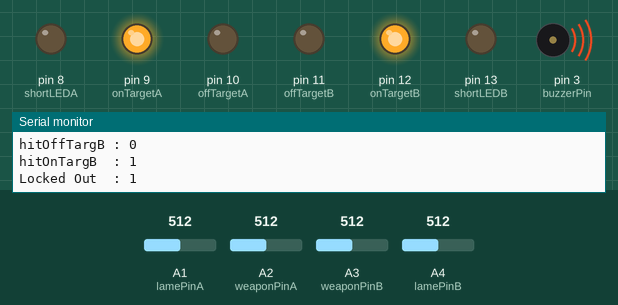
A sketch run on a simulated Arduino Uno, built with avr-gcc and run on an emulated ATmega328P. On the bench: output pins drawn as LEDs (lit = HIGH), buzzer (waves = sounding, pin HIGH), the last lines printed to the serial monitor. The test bench sets the inputs (shaded band); at power-on: A1 (lamePinA) = 512, A2 (weaponPinA) = 512, A3 (weaponPinB) = 512, A4 (lamePinB) = 512.

Above: at 4.3 s.
4.4 s: A1 (lamePinA) set to 408
7.4 s: A1 (lamePinA) set to 389
At 12.5 s:
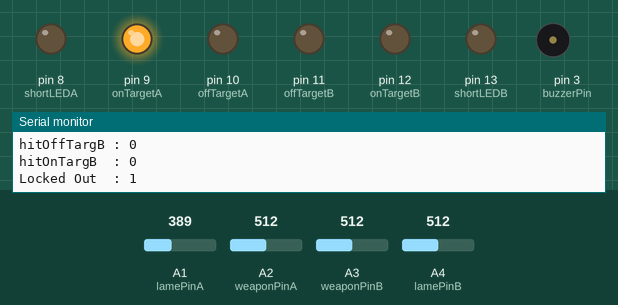
13.4 s: A1 (lamePinA) set to 410
At 15.3 s:
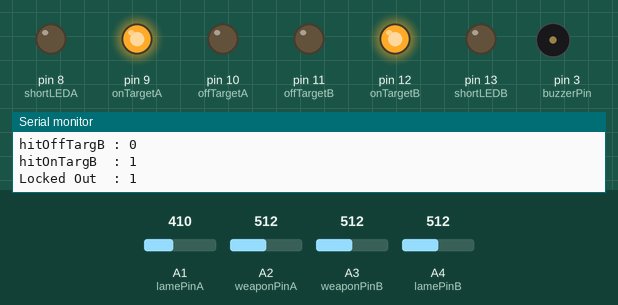
16.1 s: A2 (weaponPinA) set to 417
18.2 s: A2 (weaponPinA) set to 389
At 21.0 s:
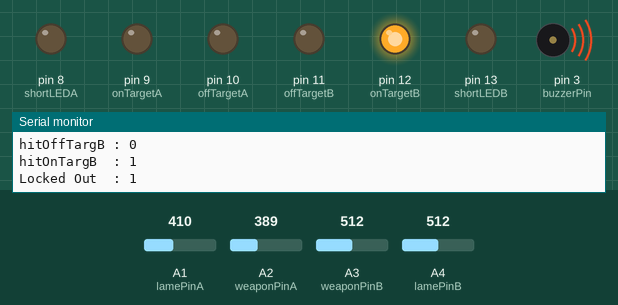
21.2 s: A2 (weaponPinA) set to 410
At 24.6 s:
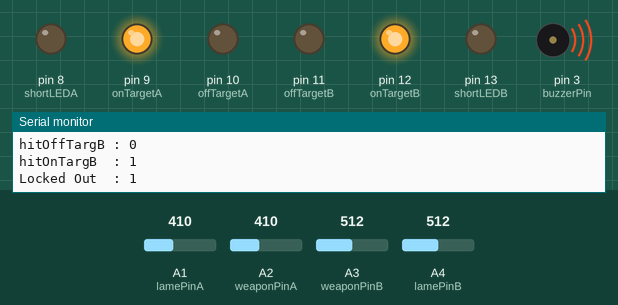
Timing chart, 0 to 25.2 s (numbered marks = the images above; inputs shaded):
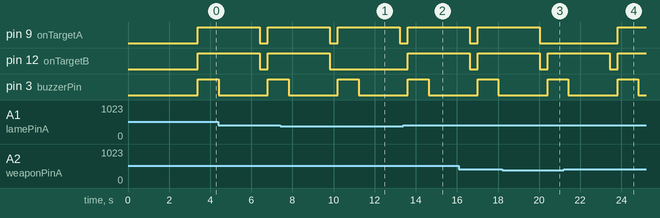

The sketch:

foilbox.ino
```cpp
//===========================================================================//
//                                                                           //
//  Desc:    Arduino Code to implement a foil fencing scoring apparatus      //
//  Dev:     Wnew                                                            //
//  Date:    Nov  2012                                                       //
//  Updated: Sept 2015                                                       //
//  Notes:   1. Basis of algorithm from digitalwestie on github. Thanks Mate //
//           2. Used uint8_t instead of int where possible to optimise       //
//           3. Set ADC prescaler to 16 faster ADC reads                     //
//                                                                           //
//  To do:   1. Could use shift reg on lights and mode LEDs to save pins     //
//           2. Use interrupts for buttons                                   //
//           3. Implement short circuit LEDs (already provision for it)      //
//           4. Set up debug levels correctly                                //
//                                                                           //
//===========================================================================//

//============
// #defines
//============
//TODO: set up debug levels correctly
#define DEBUG 0
//#define TEST_LIGHTS       // turns on lights for a second on start up
//#define TEST_ADC_SPEED    // used to test sample rate of ADCs
//#define REPORT_TIMING     // prints timings over serial interface
#define BUZZERTIME  1000  // length of time the buzzer is kept on after a hit (ms)
#define LIGHTTIME   3000  // length of time the lights are kept on after a hit (ms)
#define BAUDRATE   57600  // baudrate of the serial debug interface

//============
// Pin Setup
//============
const uint8_t shortLEDA  =  8;    // Short Circuit A Light
const uint8_t onTargetA  =  9;    // On Target A Light
const uint8_t offTargetA = 10;    // Off Target A Light
const uint8_t offTargetB = 11;    // Off Target B Light
const uint8_t onTargetB  = 12;    // On Target B Light
const uint8_t shortLEDB  = 13;    // Short Circuit A Light

const uint8_t groundPinA = A0;    // Ground A pin - Analog
const uint8_t lamePinA   = A1;    // Lame   A pin - Analog (Epee return path)
const uint8_t weaponPinA = A2;    // Weapon A pin - Analog
const uint8_t weaponPinB = A3;    // Weapon B pin - Analog
const uint8_t lamePinB   = A4;    // Lame   B pin - Analog (Epee return path)
const uint8_t groundPinB = A5;    // Ground B pin - Analog

const uint8_t buzzerPin  =  3;    // buzzer pin

//=========================
// values of analog reads
//=========================
int weaponA = 0;
int weaponB = 0;
int lameA   = 0;
int lameB   = 0;
int groundA = 0;
int groundB = 0;

//=======================
// depress and timeouts
//=======================
long depressAtime = 0;
long depressBtime = 0;
bool lockedOut    = false;

//==========================
// Lockout & Depress Times
//==========================
// the lockout time between hits for foil is 300ms +/-25ms
// the minimum amount of time the tip needs to be depressed for foil 14ms +/-1ms
// the lockout time between hits for epee is 45ms +/-5ms (40ms -> 50ms)
// the minimum amount of time the tip needs to be depressed for epee 2ms
// the lockout time between hits for sabre is 120ms +/-10ms
// the minimum amount of time the tip needs to be depressed for sabre 0.1ms -> 1ms
// These values are stored as micro seconds for more accuracy
//                         foil    epee   sabre
const long lockout [] = {300000,  45000, 120000};  // the lockout time between hits
const long depress [] = { 14000,   2000,   1000};  // the minimum amount of time the tip needs to be depressed

//=========
// states
//=========
boolean depressedA  = false;
boolean depressedB  = false;
boolean hitOnTargA  = false;
boolean hitOffTargA = false;
boolean hitOnTargB  = false;
boolean hitOffTargB = false;

#ifdef TEST_ADC_SPEED
long now;
long loopCount = 0;
bool done = false;
#endif


//================
// Configuration
//================
void setup() {

   // set the light pins to outputs
   pinMode(offTargetA, OUTPUT);
   pinMode(offTargetB, OUTPUT);
   pinMode(onTargetA,  OUTPUT);
   pinMode(onTargetB,  OUTPUT);
   pinMode(shortLEDA,  OUTPUT);
   pinMode(shortLEDB,  OUTPUT);
   pinMode(buzzerPin,  OUTPUT);

#ifdef TEST_LIGHTS
   testLights();
#endif

   // this optimises the ADC to make the sampling rate quicker
   //adcOpt();

   Serial.begin(BAUDRATE);
   Serial.println("Foil Scoring Box");
   Serial.println("================");

   resetValues();
}


//=============
// ADC config
//=============
void adcOpt() {

   // the ADC only needs a couple of bits, the atmega is an 8 bit micro
   // so sampling only 8 bits makes the values easy/quicker to process
   // unfortunately this method only works on the Due.
   //analogReadResolution(8);

   // Data Input Disable Register
   // disconnects the digital inputs from which ever ADC channels you are using
   // an analog input will be float and cause the digital input to constantly
   // toggle high and low, this creates noise near the ADC, and uses extra
   // power Secondly, the digital input and associated DIDR switch have a
   // capacitance associated with them which will slow down your input signal
   // if you’re sampling a highly resistive load
   DIDR0 = 0x7F;

   // set the prescaler for the ADCs to 16 this allowes the fastest sampling
   bitClear(ADCSRA, ADPS0);
   bitClear(ADCSRA, ADPS1);
   bitSet  (ADCSRA, ADPS2);
}


//============
// Main Loop
//============
void loop() {
   // use a while as a main loop as the loop() has too much overhead for fast analogReads
   // we get a 3-4% speed up on the loop this way
   while(1) {
      // read analog pins
      weaponA = analogRead(weaponPinA);
      weaponB = analogRead(weaponPinB);
      lameA   = analogRead(lamePinA);
      lameB   = analogRead(lamePinB);

      signalHits();
      foil();

#ifdef TEST_ADC_SPEED
      if (loopCount == 0) {
         now = micros();
      }
      loopCount++;
      if ((micros()-now >= 1000000) && done == false) {
         Serial.print(loopCount);
         Serial.println(" readings in 1 sec");
         done = true;
      }
#endif
   }
}


//===================
// Main foil method
//===================
void foil() {

   long now = micros();
   if (((hitOnTargA || hitOffTargA) && (depressAtime + lockout[0] < now)) ||
       ((hitOnTargB || hitOffTargB) && (depressBtime + lockout[0] < now))) {
      lockedOut = true;
   }

   // weapon A
   if (hitOnTargA == false && hitOffTargA == false) { // ignore if A has already hit
      // off target
      if (900 < weaponA && lameB < 100) {
         if (!depressedA) {
            depressAtime = micros();
            depressedA   = true;
         } else {
            if (depressAtime + depress[0] <= micros()) {
               hitOffTargA = true;
            }
         }
      } else {
      // on target
         if (400 < weaponA && weaponA < 600 && 400 < lameB && lameB < 600) {
            if (!depressedA) {
               depressAtime = micros();
               depressedA   = true;
            } else {
               if (depressAtime + depress[0] <= micros()) {
                  hitOnTargA = true;
               }
            }
         } else {
            // reset these values if the depress time is short.
            depressAtime = 0;
            depressedA   = 0;
         }
      }
   }

   // weapon B
   if (hitOnTargB == false && hitOffTargB == false) { // ignore if B has already hit
      // off target
      if (900 < weaponB && lameA < 100) {
         if (!depressedB) {
            depressBtime = micros();
            depressedB   = true;
         } else {
            if (depressBtime + depress[0] <= micros()) {
               hitOffTargB = true;
            }
         }
      } else {
      // on target
         if (400 < weaponB && weaponB < 600 && 400 < lameA && lameA < 600) {
            if (!depressedB) {
               depressBtime = micros();
               depressedB   = true;
            } else {
               if (depressBtime + depress[0] <= micros()) {
                  hitOnTargB = true;
               }
            }
         } else {
            // reset these values if the depress time is short.
            depressBtime = 0;
            depressedB   = 0;
         }
      }
   }
}


//==============
// Signal Hits
//==============
void signalHits() {
   // non time critical, this is run after a hit has been detected
   if (lockedOut) {
      digitalWrite(onTargetA,  hitOnTargA);
      digitalWrite(offTargetA, hitOffTargA);
      digitalWrite(offTargetB, hitOffTargB);
      digitalWrite(onTargetB,  hitOnTargB);
      digitalWrite(buzzerPin,  HIGH);
#ifdef DEBUG
      String serData = String("hitOnTargA  : ") + hitOnTargA  + "\n"
                            + "hitOffTargA : "  + hitOffTargA + "\n"
                            + "hitOffTargB : "  + hitOffTargB + "\n"
                            + "hitOnTargB  : "  + hitOnTargB  + "\n"
                            + "Locked Out  : "  + lockedOut   + "\n";
      Serial.println(serData);
#endif
      resetValues();
   }
}


//======================
// Reset all variables
//======================
void resetValues() {
   delay(BUZZERTIME);             // wait before turning off the buzzer
   digitalWrite(buzzerPin,  LOW);
   delay(LIGHTTIME-BUZZERTIME);   // wait before turning off the lights
   digitalWrite(onTargetA,  LOW);
   digitalWrite(offTargetA, LOW);
   digitalWrite(offTargetB, LOW);
   digitalWrite(onTargetB,  LOW);
   digitalWrite(shortLEDA,  LOW);
   digitalWrite(shortLEDB,  LOW);

   lockedOut    = false;
   depressAtime = 0;
   depressedA   = false;
   depressBtime = 0;
   depressedB   = false;

   hitOnTargA  = false;
   hitOffTargA = false;
   hitOnTargB  = false;
   hitOffTargB = false;

   delay(100);
}


//==============
// Test lights
//==============
void testLights() {
   digitalWrite(offTargetA, HIGH);
   digitalWrite(onTargetA,  HIGH);
   digitalWrite(offTargetB, HIGH);
   digitalWrite(onTargetB,  HIGH);
   digitalWrite(shortLEDA,  HIGH);
   digitalWrite(shortLEDB,  HIGH);
   delay(1000);
   resetValues();
}
```

Measured:
- the behaviour switches between 401 and 400 on A1 (lamePinA) (found by bisection; images 0 and 1)
- the behaviour switches between 401 and 400 on A2 (weaponPinA) (found by bisection; images 2 and 3)
- after the input at 7.4 s, pin 12 (onTargetB): goes on until 9.8 s, then stays LOW
- after the input at 13.4 s, pin 12 (onTargetB): LOW → HIGH after 0.22 s
- after the input at 18.2 s, pin 9 (onTargetA): goes on until 20.0 s, then stays LOW
- after the input at 21.2 s, pin 9 (onTargetA): LOW → HIGH after 2.6 s
